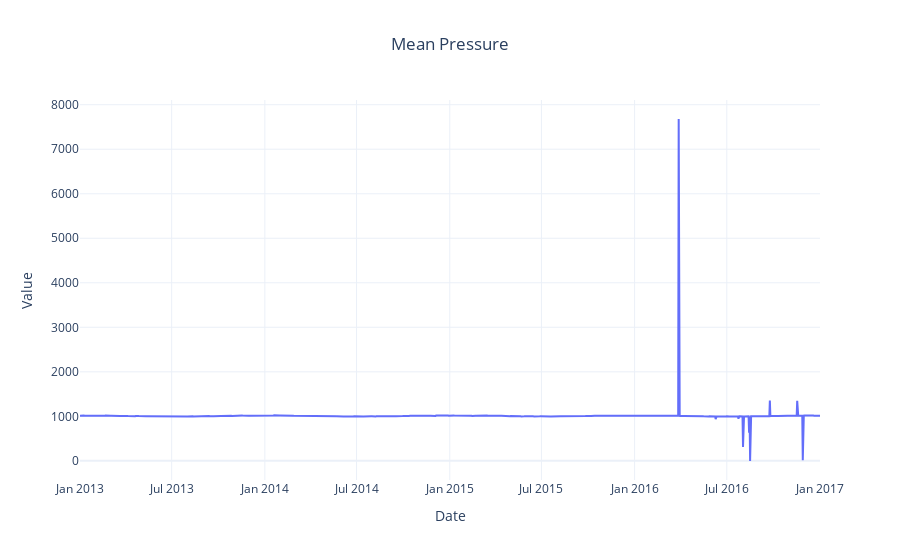

The cell this chart's notebook holds for it:
### Code cell
# Mean Pressure
fig_pressure = go.Figure()
fig_pressure.add_trace(go.Scatter(x=df_train.index, y=df_train['meanpressure'], mode='lines'))
fig_pressure.update_layout(title="Mean Pressure", xaxis_title="Date", yaxis_title="Value", template='plotly_white', title_x=0.5)
fig_pressure.show()

### Figure 1 — Plotly figure (JSON) as saved in the notebook; plotly's stock layout.template omitted (floating-point values rounded to 4 significant figures; data arrays with more than 128 entries replaced by an {"elided": "..."} marker saying what was removed)
{"data": [{"mode": "lines", "type": "scatter", "x": {"elided": "1462 str values"}, "y": {"elided": "1462 float values"}}], "layout": {"title": {"text": "Mean Pressure", "x": 0.5}, "xaxis": {"title": {"text": "Date"}}, "yaxis": {"title": {"text": "Value"}}}}
